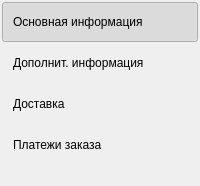
    <widget class="QFrame" name="frame">
     <property name="maximumSize">
      <size>
       <width>16777215</width>
       <height>16777215</height>
      </size>
     </property>
     <property name="autoFillBackground">
      <bool>false</bool>
     </property>
     <property name="frameShape">
      <enum>QFrame::NoFrame</enum>
     </property>
     <property name="frameShadow">
      <enum>QFrame::Sunken</enum>
     </property>
     <layout class="QVBoxLayout" name="verticalLayout_3">
      <property name="spacing">
       <number>1</number>
      </property>
      <property name="leftMargin">
       <number>2</number>
      </property>
      <property name="topMargin">
       <number>2</number>
      </property>
      <property name="rightMargin">
       <number>2</number>
      </property>
      <property name="bottomMargin">
       <number>2</number>
      </property>
      <item>
       <widget class="QPushButton" name="pushButtonMainInfo">
        <property name="minimumSize">
         <size>
          <width>0</width>
          <height>40</height>
         </size>
        </property>
        <property name="baseSize">
         <size>
          <width>0</width>
          <height>0</height>
         </size>
        </property>
        <property name="toolTip">
         <string>Основная информация о контакте</string>
        </property>
        <property name="styleSheet">
         <string notr="true">text-align: left;
padding-left: 10px;
padding-right: 10px;</string>
        </property>
        <property name="text">
         <string>Основная информация</string>
        </property>
        <property name="checkable">
         <bool>true</bool>
        </property>
        <property name="checked">
         <bool>true</bool>
        </property>
        <property name="flat">
         <bool>true</bool>
        </property>
        <attribute name="buttonGroup">
         <string notr="true">buttonGroup</string>
        </attribute>
       </widget>
      </item>
      <item>
       <widget class="QPushButton" name="pushButtonDynFields">
        <property name="minimumSize">
         <size>
          <width>0</width>
          <height>40</height>
         </size>
        </property>
        <property name="baseSize">
         <size>
          <width>0</width>
          <height>0</height>
         </size>
        </property>
        <property name="styleSheet">
         <string notr="true">text-align: left;
padding-left: 10px;
padding-right: 10px;</string>
        </property>
        <property name="text">
         <string>Дополнит. информация</string>
        </property>
        <property name="checkable">
         <bool>true</bool>
        </property>
        <property name="flat">
         <bool>true</bool>
        </property>
        <attribute name="buttonGroup">
         <string notr="true">buttonGroup</string>
        </attribute>
       </widget>
      </item>
      <item>
       <widget class="QPushButton" name="pushButtonDelivery">
        <property name="minimumSize">
         <size>
          <width>0</width>
          <height>40</height>
         </size>
        </property>
        <property name="baseSize">
         <size>
          <width>0</width>
          <height>0</height>
         </size>
        </property>
        <property name="styleSheet">
         <string notr="true">text-align: left;
padding-left: 10px;
padding-right: 10px;</string>
        </property>
        <property name="text">
         <string>Доставка</string>
        </property>
        <property name="checkable">
         <bool>true</bool>
        </property>
        <property name="flat">
         <bool>true</bool>
        </property>
        <attribute name="buttonGroup">
         <string notr="true">buttonGroup</string>
        </attribute>
       </widget>
      </item>
      <item>
       <widget class="QPushButton" name="pushButtonOrderPayments">
        <property name="minimumSize">
         <size>
          <width>0</width>
          <height>40</height>
         </size>
        </property>
        <property name="baseSize">
         <size>
          <width>0</width>
          <height>0</height>
         </size>
        </property>
        <property name="styleSheet">
         <string notr="true">text-align: left;
padding-left: 10px;
padding-right: 10px;</string>
        </property>
        <property name="text">
         <string>Платежи заказа</string>
        </property>
        <property name="checkable">
         <bool>true</bool>
        </property>
        <property name="flat">
         <bool>true</bool>
        </property>
        <attribute name="buttonGroup">
         <string notr="true">buttonGroup</string>
        </attribute>
       </widget>
      </item>
      <item>
       <spacer name="verticalSpacer_3">
        <property name="orientation">
         <enum>Qt::Vertical</enum>
        </property>
        <property name="sizeHint" stdset="0">
         <size>
          <width>20</width>
          <height>19</height>
         </size>
        </property>
       </spacer>
      </item>
     </layout>
    </widget>
